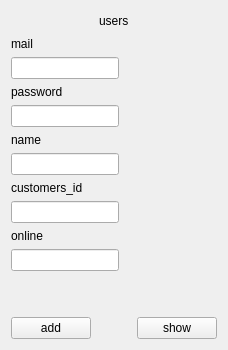
      <widget class="QWidget" name="page_8">
       <layout class="QVBoxLayout" name="verticalLayout_16">
        <item>
         <layout class="QHBoxLayout" name="horizontalLayout_21">
          <item>
           <spacer name="horizontalSpacer_26">
            <property name="orientation">
             <enum>Qt::Horizontal</enum>
            </property>
            <property name="sizeHint" stdset="0">
             <size>
              <width>40</width>
              <height>20</height>
             </size>
            </property>
           </spacer>
          </item>
          <item>
           <widget class="QLabel" name="label_14">
            <property name="text">
             <string>users</string>
            </property>
           </widget>
          </item>
          <item>
           <spacer name="horizontalSpacer_27">
            <property name="orientation">
             <enum>Qt::Horizontal</enum>
            </property>
            <property name="sizeHint" stdset="0">
             <size>
              <width>40</width>
              <height>20</height>
             </size>
            </property>
           </spacer>
          </item>
         </layout>
        </item>
        <item>
         <layout class="QHBoxLayout" name="horizontalLayout_20">
          <item>
           <layout class="QVBoxLayout" name="verticalLayout_15">
            <item>
             <widget class="QLabel" name="label_13">
              <property name="text">
               <string>mail</string>
              </property>
             </widget>
            </item>
            <item>
             <widget class="QLineEdit" name="lineEdit_7"/>
            </item>
            <item>
             <widget class="QLabel" name="label_28">
              <property name="text">
               <string>password</string>
              </property>
             </widget>
            </item>
            <item>
             <widget class="QLineEdit" name="lineEdit_17"/>
            </item>
            <item>
             <widget class="QLabel" name="label_29">
              <property name="text">
               <string>name</string>
              </property>
             </widget>
            </item>
            <item>
             <widget class="QLineEdit" name="lineEdit_18"/>
            </item>
            <item>
             <widget class="QLabel" name="label_30">
              <property name="text">
               <string>customers_id</string>
              </property>
             </widget>
            </item>
            <item>
             <widget class="QLineEdit" name="lineEdit_19"/>
            </item>
            <item>
             <widget class="QLabel" name="label_31">
              <property name="text">
               <string>online</string>
              </property>
             </widget>
            </item>
            <item>
             <widget class="QLineEdit" name="lineEdit_20"/>
            </item>
            <item>
             <spacer name="verticalSpacer_8">
              <property name="orientation">
               <enum>Qt::Vertical</enum>
              </property>
              <property name="sizeHint" stdset="0">
               <size>
                <width>20</width>
                <height>40</height>
               </size>
              </property>
             </spacer>
            </item>
           </layout>
          </item>
          <item>
           <spacer name="horizontalSpacer_25">
            <property name="orientation">
             <enum>Qt::Horizontal</enum>
            </property>
            <property name="sizeHint" stdset="0">
             <size>
              <width>40</width>
              <height>20</height>
             </size>
            </property>
           </spacer>
          </item>
         </layout>
        </item>
        <item>
         <layout class="QHBoxLayout" name="horizontalLayout_22">
          <item>
           <widget class="QPushButton" name="pushButton_11">
            <property name="text">
             <string>add</string>
            </property>
           </widget>
          </item>
          <item>
           <spacer name="horizontalSpacer_28">
            <property name="orientation">
             <enum>Qt::Horizontal</enum>
            </property>
            <property name="sizeHint" stdset="0">
             <size>
              <width>40</width>
              <height>20</height>
             </size>
            </property>
           </spacer>
          </item>
          <item>
           <widget class="QPushButton" name="pushButton_18">
            <property name="text">
             <string>show</string>
            </property>
           </widget>
          </item>
         </layout>
        </item>
       </layout>
      </widget>
